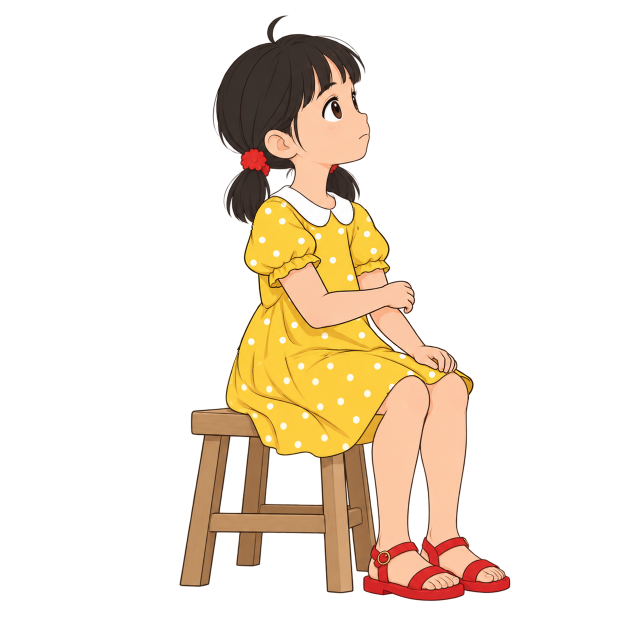
#> input picture collab/reviews/20261020_0000_s14_seated_first3/X197_complete_registered_candidate.png, 1254 x 1254 px, found by its file name (shown at 1/2 size)
$ python restore_X180_complete_native_cuff_edges.py
#> lines starting #> are read from the running program, lines starting #| are printed output that depends on the picture; after the words box and inside, x2 and y2 are one past the last pixel; in counts of white or black regions, pixels touching at a corner belong together; pictures that were not available may be replaced by others from this repository, and a replacement may not be noted
from pathlib import Path
from PIL import Image,ImageDraw,ImageFilter
import numpy as np,json,hashlib,math
from scipy import ndimage
P=Path(__file__).parent;R=P.parent;srcpath=R/'x197_x208_zero_call/X197_complete_registered_candidate.png';src=Image.open(srcpath).convert('RGBA');basepath=P/'X180_complete_registered_candidate.png';base=Image.open(basepath).convert('RGBA');size=base.size;changes=[]
#> further down, src is the input picture: PIL image 1254x1254 RGBA; mean R, G, B, A 49, 37.7, 23.1, 61.3
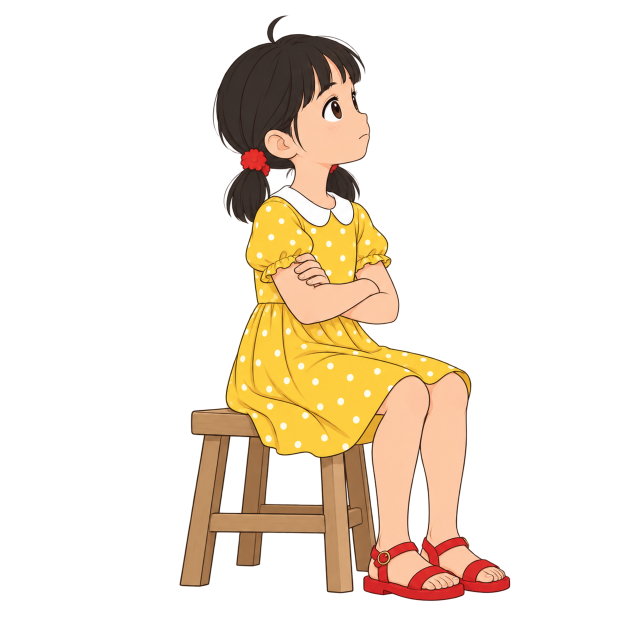
#> input picture collab/reviews/20261020_0000_s14_seated_first3/F000.png, 1254 x 1254 px, given in place of X180_complete_registered_candidate.png, which was not available (shown at 1/2 size)
#> further down, base is the input picture: PIL image 1254x1254 RGBA; mean R, G, B, A 47.9, 36.8, 22.8, 60.1
#> after `size = base.size`: size = (1254, 1254)
parts=[('near_right',[(537,547),(551,541),(567,535),(584,523),(600,516),(620,509),(635,516),(645,529),(642,536),(635,541),(628,539),(621,529),(614,531),(606,538),(595,542),(583,544),(575,553),(566,559),(558,562),(561,569),(553,576),(542,578),(537,573)],[[560,558],[620,526]],[[568,575],[626,559]]),('far_left',[(709,526),(728,525),(750,521),(774,518),(787,533),(785,546),(773,548),(759,541),(744,548),(721,554),(710,551)],[[715,554],[765,540]],[[735,576],[785,568]])]
original_array=np.array(base)
for name,poly,sp,tp in parts:
 sp=np.array(sp,float);tp=np.array(tp,float);u=sp[1]-sp[0];v=tp[1]-tp[0];s=np.linalg.norm(v)/np.linalg.norm(u);ang=math.atan2(v[1],v[0])-math.atan2(u[1],u[0]);M=s*np.array([[math.cos(ang),-math.sin(ang)],[math.sin(ang),math.cos(ang)]]);t=tp[0]-M@sp[0];inv=np.linalg.inv(M);off=-inv@t;tr=(*inv[0],off[0],*inv[1],off[1]);mask=Image.new('L',size);ImageDraw.Draw(mask).polygon(poly,fill=255);sa=np.array(src);sr,sg,sb=sa[:,:,:3].astype(float).transpose(2,0,1);yellow=(sr>150)&(sg>110)&(sb<150)&(sg-sb>40)&(sa[:,:,3]>30);cut=(np.array(mask)>0)&yellow;cut=ndimage.binary_dilation(cut,iterations=3)&(sa[:,:,3]>20);mask=Image.fromarray(np.uint8(cut)*255).filter(ImageFilter.GaussianBlur(.3));patch=src.transform(size,Image.Transform.AFFINE,tr,Image.Resampling.BICUBIC);pm=mask.transform(size,Image.Transform.AFFINE,tr,Image.Resampling.BICUBIC);base=Image.composite(patch,base,pm)
 # Fill only any exposed old straight cuff edge between the real ruffle and the existing native arm.
 arr=np.array(base);orig=original_array;pa=np.array(pm);xlo,xhi=(566,633) if name=='near_right' else (733,791)
 for xx in range(xlo,xhi):
  col=orig[540:605,xx];skincol=(col[:,0]>180)&(col[:,1]>130)&(col[:,2]>110)&(col[:,2]>.65*col[:,1])&(col[:,3]>200);ys=np.where(skincol)[0]+540;cy=np.where(pa[530:595,xx]>100)[0]+530
  if len(ys) and len(cy):
   yold=int(ys.min());yn=int(cy.max())+1
   if yn<yold+2:arr[yn:yold+2,xx]=orig[min(yold+4,604),xx]
 base=Image.fromarray(arr);changes.append({'part':name,'complete_cuff_source_polygon':poly,'scale':s,'rotation_deg':math.degrees(ang),'translation':t.tolist(),'source_fit_points':sp.tolist(),'target_upper_arm_cuff_points':tp.tolist()})
#> this loop made 2 passes
#> pass 1, `sr, sg, sb = sa[:, :, :3].astype(float).transpose(2, 0, 1)`:
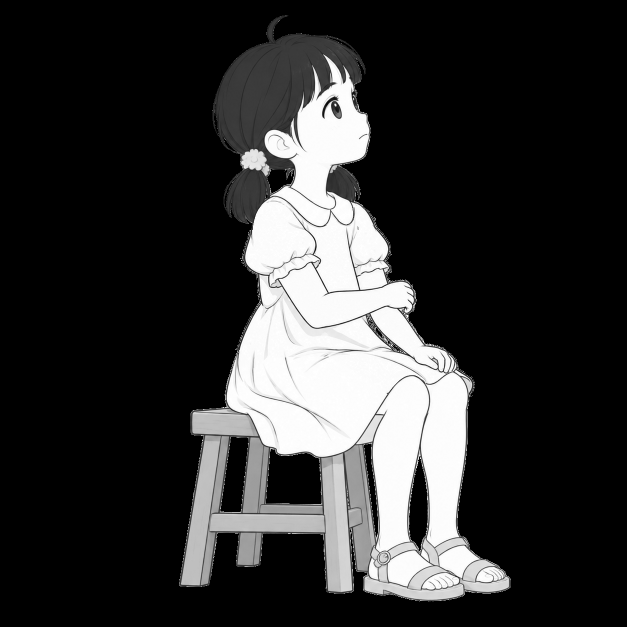
#> sr: shape (1254, 1254) float64 (shown at 1/2 size); min 0, max 255, mean 49
#> pass 1, `sr, sg, sb = sa[:, :, :3].astype(float).transpose(2, 0, 1)`:
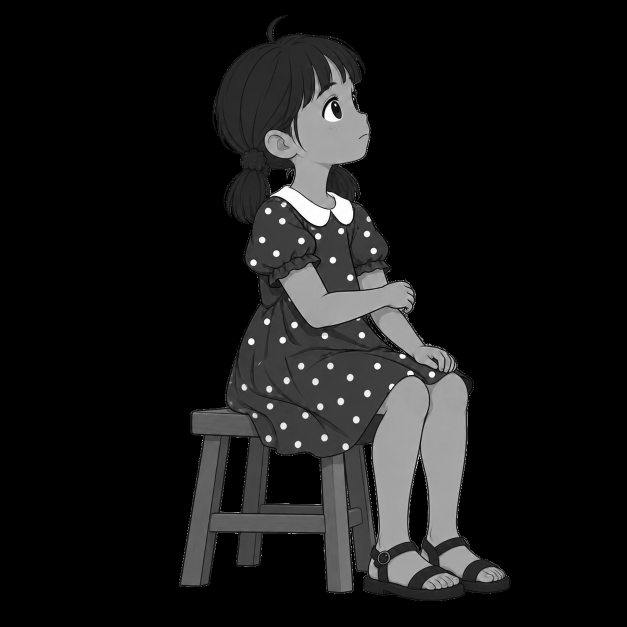
#> sb: shape (1254, 1254) float64 (shown at 1/2 size); min 0, max 255, mean 23.1
#> after the loop:
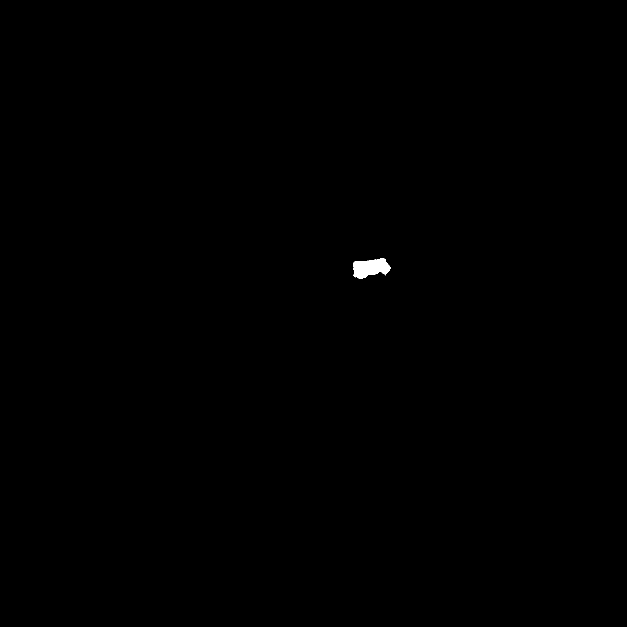
#> cut: shape (1254, 1254) bool (shown at 1/2 size); 0.13% white; 1 white region, box (x1, y1, x2, y2) and area: (706, 516, 781, 558) 2103
#> after the loop:
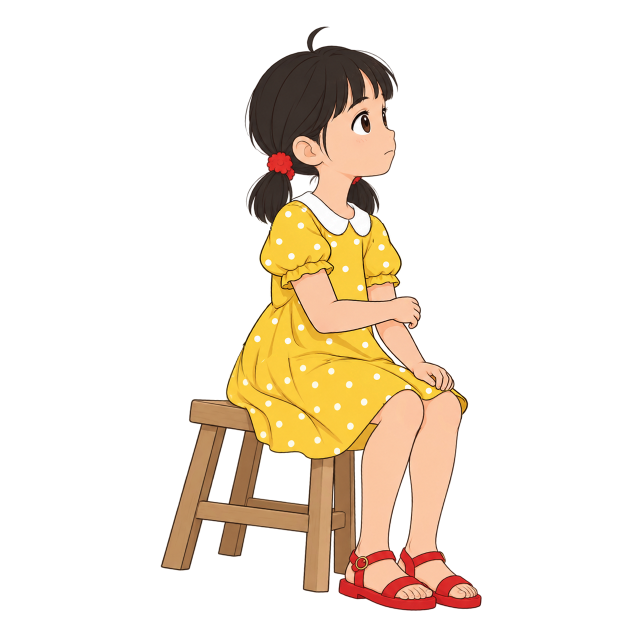
#> patch: PIL image 1254x1254 RGBA (shown at 1/2 size); mean R, G, B, A 46.2, 35.5, 21.7, 58.3; transparent parts drawn white
#> after the loop, changes = 2 items
p=P/'X180_complete_cuff_restored_CANDIDATE.png';base.save(p);bg=Image.new('RGBA',size,'#f7f5ed');bg.alpha_composite(base);bg.convert('RGB').resize((880,880)).save(P/'X180_CUFF_RESTORED_COMPLETE_REVIEW.jpg',quality=92);bg.crop((520,510,815,625)).resize((1180,460)).convert('RGB').save(P/'X180_BOTH_COMPLETE_RUFFLED_CUFFS_RESTORED_DETAIL.jpg',quality=95)
#> after `bg = Image.new('RGBA', size, '#f7f5ed')`:
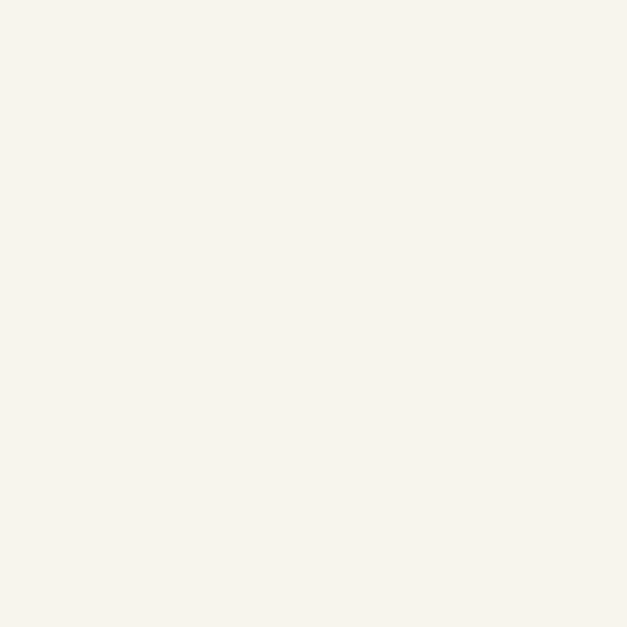
#> bg: PIL image 1254x1254 RGBA (shown at 1/2 size); mean R, G, B, A 247, 245, 237, 255
#> after `p = P / 'X180_complete_cuff_restored_CANDIDATE.png'`:
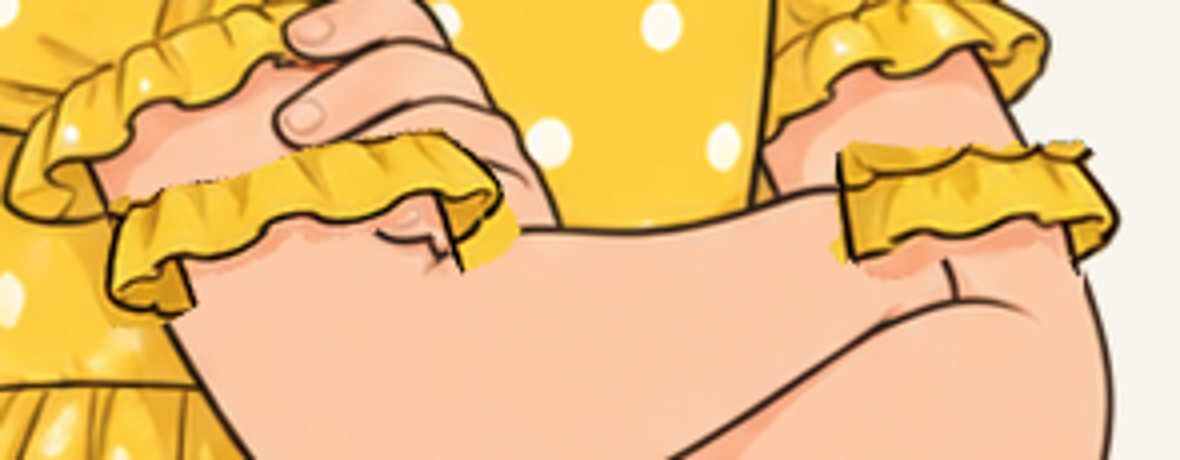
#> saved as X180_BOTH_COMPLETE_RUFFLED_CUFFS_RESTORED_DETAIL.jpg: PIL image 1180x460 RGB; mean R, G, B 233.7, 189.3, 121.9
r={'status':'ZERO_CALL_COMPLETE_CUFF_EDGE_RETURN_CANDIDATE','source_locked197':str(srcpath.resolve()),'source_sha256':hashlib.sha256(srcpath.read_bytes()).hexdigest(),'pre_cuff_body':str(basepath.resolve()),'pre_cuff_body_sha256':hashlib.sha256(basepath.read_bytes()).hexdigest(),'final':str(p.resolve()),'final_sha256':hashlib.sha256(p.read_bytes()).hexdigest(),'parts':changes,'scope':'Only two whole cloth cuff edge strips returned to native upper-arm contacts. Native shoulder/puff sleeve volume and both entire arm bone chains untouched. No image generation.'};(P/'X180_complete_cuff_restoration.json').write_text(json.dumps(r,ensure_ascii=False,indent=2));print(json.dumps(r,ensure_ascii=False))
#> (printed output is left out)
